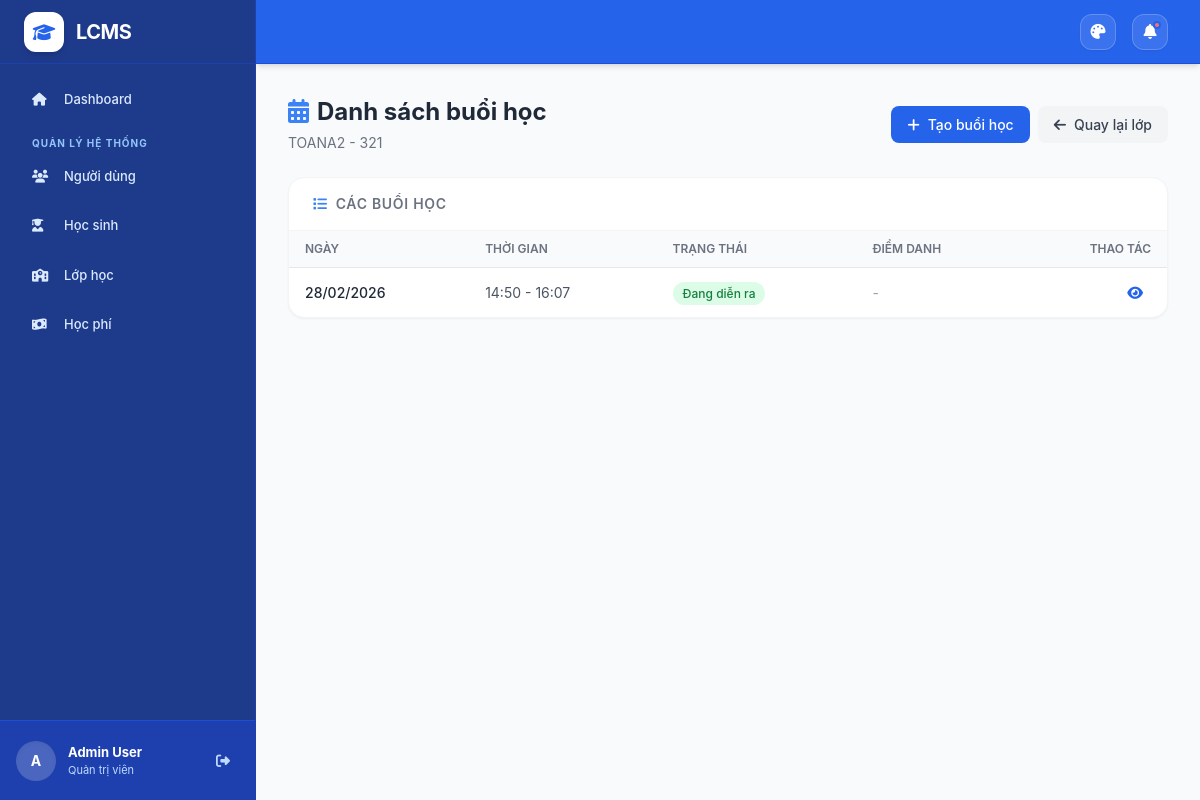
Page /class/2/sessions/ (signed in) on the committed database.
### accounts/models.py (models this page shows, shortened)
class User(AbstractUser):
    ROLE_CHOICES = [
        ("admin", "Quản trị viên"),
        ("teacher", "Giáo viên"),
        ("assistant", "Trợ giảng"),
        ("parent", "Phụ huynh"),
    ]
    GENDER_CHOICES = [
        ("male", "Nam"),
        ("female", "Nữ"),
        ("other", "Khác"),
    ]
    domain = models.CharField(max_length=100, unique=True, blank=True)
    gender = models.CharField(max_length=10, choices=GENDER_CHOICES, blank=True)
    phone = models.CharField(max_length=20, blank=True)
    email = models.EmailField(blank=True)
    role = models.CharField(max_length=20, choices=ROLE_CHOICES, default="teacher")
    class Meta:
        db_table = "users"
        ordering = ["-date_joined"]

### classes/models.py (models this page shows, shortened)
class Class(models.Model):
    class_code = models.CharField(max_length=50, unique=True)
    class_name = models.CharField(max_length=200)
    subject = models.ForeignKey(Subject, on_delete=models.CASCADE, related_name="classes")
    teacher = models.ForeignKey(User, on_delete=models.CASCADE, related_name="teaching_classes", limit_choices_to={"role": "teacher"})
    assistants = models.ManyToManyField(User, related_name="assistant_classes", blank=True, limit_choices_to={"role": "assistant"})
    schedule_days = models.CharField(max_length=50, blank=True, help_text="e.g., '2,4,6' for Mon=1, Sun=7")
    start_time = models.TimeField(null=True, blank=True)
    end_time = models.TimeField(null=True, blank=True)
    room = models.CharField(max_length=100, blank=True)
    max_students = models.IntegerField(default=30)
    is_active = models.BooleanField(default=True)
    created_at = models.DateTimeField(auto_now_add=True)
    class Meta:
        db_table = "classes"
        ordering = ["-created_at"]

### attendance/models.py (models this page shows, shortened)
class ClassSession(models.Model):
    STATUS_CHOICES = [
        ("not_started", "Chưa bắt đầu"),
        ("in_progress", "Đang diễn ra"),
        ("ended", "Đã kết thúc"),
    ]
    class_enrolled = models.ForeignKey(Class, on_delete=models.CASCADE, related_name="sessions")
    teacher = models.ForeignKey(User, on_delete=models.CASCADE, related_name="class_sessions")
    scheduled_date = models.DateField()
    scheduled_start = models.TimeField()
    scheduled_end = models.TimeField()
    actual_start = models.DateTimeField(null=True, blank=True)
    actual_end = models.DateTimeField(null=True, blank=True)
    status = models.CharField(max_length=20, choices=STATUS_CHOICES, default="not_started")
    notes = models.TextField(blank=True)
    created_at = models.DateTimeField(auto_now_add=True)
    class Meta:
        db_table = "class_sessions"
        ordering = ["-scheduled_date", "-scheduled_start"]

### attendance/views.py (the view)
# urls.py: path('class/<int:class_id>/sessions/', views.session_list, name='session_list'),
@login_required
def session_list(request, class_id):
    class_obj = get_object_or_404(Class, id=class_id)
    sessions = class_obj.sessions.all().order_by('-scheduled_date', '-scheduled_start')
    return render(request, 'attendance/session_list.html', {
        'class_obj': class_obj,
        'sessions': sessions,
    })

### templates/attendance/session_list.html (shortened to what this page needs)
{% extends 'base.html' %}
{% block content %}
<div class="fade-in">
    <div class="flex flex-col sm:flex-row sm:items-center sm:justify-between gap-4 mb-6">
        <div>
            <h1 class="text-2xl font-bold text-gray-800">
                <i class="fas fa-calendar-alt text-blue-500 mr-2"></i>Danh sách buổi học
            </h1>
            <p class="text-gray-500 mt-1">{{ class_obj.class_code }} - {{ class_obj.class_name }}</p>
        </div>
        <div class="flex gap-2">
            <a href="{% url 'attendance:session_create' class_obj.id %}"
               hx-get="{% url 'attendance:session_create' class_obj.id %}"
               hx-target="#main-content" hx-select="#main-content" hx-swap="outerHTML"
               hx-push-url="true"
               class="btn-primary inline-flex items-center gap-2">
                <i class="fas fa-plus"></i> Tạo buổi học
            </a>
            <a href="{% url 'classes:detail' class_obj.id %}"
               hx-get="{% url 'classes:detail' class_obj.id %}"
               hx-target="#main-content" hx-select="#main-content" hx-swap="outerHTML"
               hx-push-url="true"
               class="btn-secondary inline-flex items-center gap-2">
                <i class="fas fa-arrow-left"></i> Quay lại lớp
            </a>
        </div>
    </div>
    <div class="card overflow-hidden">
        <div class="px-6 py-4 border-b border-gray-100">
            <h3 class="text-sm font-semibold text-gray-500 uppercase tracking-wider">
                <i class="fas fa-list mr-2 text-primary-500"></i>Các buổi học
            </h3>
        </div>
        {% if sessions %}
        <div class="overflow-x-auto">
            <table class="w-full">
                <thead class="bg-gray-50 border-b border-gray-200">
                    <tr>
                        <th class="px-4 py-2.5 text-left text-xs font-semibold text-gray-500 uppercase">Ngày</th>
                        <th class="px-4 py-2.5 text-left text-xs font-semibold text-gray-500 uppercase">Thời gian</th>
                        <th class="px-4 py-2.5 text-left text-xs font-semibold text-gray-500 uppercase">Trạng thái</th>
                        <th class="px-4 py-2.5 text-left text-xs font-semibold text-gray-500 uppercase">Điểm danh</th>
                        <th class="px-4 py-2.5 text-right text-xs font-semibold text-gray-500 uppercase">Thao tác</th>
                    </tr>
                </thead>
                <tbody class="divide-y divide-gray-100">
                    {% for session in sessions %}
                    <tr class="hover:bg-gray-50 transition-colors">
                        <td class="px-4 py-1.5 font-medium text-gray-800">{{ session.scheduled_date|date:"d/m/Y" }}</td>
                        <td class="px-4 py-1.5 text-sm text-gray-600">{{ session.scheduled_start|time:"H:i" }} - {{ session.scheduled_end|time:"H:i" }}</td>
                        <td class="px-4 py-1.5">
                            {% if session.status == 'not_started' %}
                            <span class="px-2.5 py-1 rounded-full text-xs font-medium bg-gray-100 text-gray-700">Chưa bắt đầu</span>
                            {% elif session.status == 'in_progress' %}
                            <span class="px-2.5 py-1 rounded-full text-xs font-medium bg-green-100 text-green-700">Đang diễn ra</span>
                            {% else %}
                            <span class="px-2.5 py-1 rounded-full text-xs font-medium bg-red-100 text-red-700">Đã kết thúc</span>
                            {% endif %}
                        </td>
                        <td class="px-4 py-1.5 text-sm">
                            {% if session.status == 'ended' %}
                            {% with session.attendances.all as atts %}
                            {% with atts|length as total %}
                            {% with atts|dictsort:"status"|first as first_att %}
                            {% if first_att.status == 'not_marked' %}
                            <span class="text-amber-600 font-medium"><i class="fas fa-exclamation-triangle mr-1"></i> Chưa điểm danh đầy đủ</span>
                            {% else %}
                            <span class="text-green-600 font-medium"><i class="fas fa-check mr-1"></i> Đã điểm danh</span>
                            {% endif %}
                            {% endwith %}
                            {% endwith %}
                            {% endwith %}
                            {% else %}
                            <span class="text-gray-400">-</span>
                            {% endif %}
                        </td>
                        <td class="px-4 py-1.5 text-right">
                            <a href="{% url 'attendance:session_detail' session.id %}"
                               hx-get="{% url 'attendance:session_detail' session.id %}"
                               hx-target="#main-content" hx-select="#main-content" hx-swap="outerHTML"
                               hx-push-url="true"
                               class="p-2 text-primary-600 hover:bg-primary-50 rounded-lg transition-colors inline-block" title="Xem">
                                <i class="fas fa-eye"></i>
                            </a>
                        </td>
                    </tr>
                    {% endfor %}
                </tbody>
            </table>
        </div>
        {% endif %}
    </div>
</div>
{% endblock %}

### templates/base.html (shortened to what this page needs)
<!DOCTYPE html>
<html lang="vi" class="h-full">
<head>
    <script src="https://cdn.tailwindcss.com"></script>
    <link rel="stylesheet" href="https://cdnjs.cloudflare.com/ajax/libs/font-awesome/6.4.0/css/all.min.css">
</head>
<body class="h-full bg-gray-50 text-gray-800 text-[14px]" x-data="appData()">
    {% if user.is_authenticated %}
    <div class="h-full flex overflow-hidden">
        <aside
            class="fixed inset-y-0 left-0 z-50 w-64 bg-primary-900 border-r border-primary-800 transform transition-transform duration-300 lg:translate-x-0 flex flex-col"
            :class="sidebarOpen ? 'translate-x-0' : '-translate-x-full'"
        >
            <div class="h-16 flex items-center gap-3 px-6 border-b border-primary-800 bg-primary-900">
                <div class="w-10 h-10 bg-white rounded-xl flex items-center justify-center shadow-md">
                    <i class="fas fa-graduation-cap text-primary-600 text-lg"></i>
                </div>
                <span class="text-white text-xl font-bold tracking-tight">LCMS</span>
            </div>
            <nav class="flex-1 overflow-y-auto p-4 custom-scrollbar">
                <div class="sidebar-group">
                    <div class="space-y-2.5">
                        <a href="{% url 'dashboard' %}"
                           class="sidebar-link {% if request.resolver_match.url_name == 'dashboard' %}active{% endif %}"
                           hx-get="{% url 'dashboard' %}"
                           hx-target="#main-content" hx-select="#main-content" hx-swap="outerHTML"
                           hx-push-url="true">
                            <i class="fas fa-home w-5"></i>
                            <span>Dashboard</span>
                        </a>
                    </div>
                </div>
                {% if user.role == 'admin' %}
                <div class="sidebar-group">
                    <div class="sidebar-group-title">Quản lý hệ thống</div>
                    <div class="space-y-2.5">
                        <a href="{% url 'users:list' %}"
                           class="sidebar-link {% if 'users' in request.path %}active{% endif %}"
                           hx-get="{% url 'users:list' %}"
                           hx-target="#main-content" hx-select="#main-content" hx-swap="outerHTML"
                           hx-push-url="true">
                            <i class="fas fa-users w-5"></i>
                            <span>Người dùng</span>
                        </a>
                        <a href="{% url 'students:list' %}"
                           class="sidebar-link {% if 'students' in request.path and 'my-children' not in request.path %}active{% endif %}"
                           hx-get="{% url 'students:list' %}"
                           hx-target="#main-content" hx-select="#main-content" hx-swap="outerHTML"
                           hx-push-url="true">
                            <i class="fas fa-user-graduate w-5"></i>
                            <span>Học sinh</span>
                        </a>
                        <a href="{% url 'classes:list' %}"
                           class="sidebar-link {% if request.path == '/classes/' %}active{% endif %}"
                           hx-get="{% url 'classes:list' %}"
                           hx-target="#main-content" hx-select="#main-content" hx-swap="outerHTML"
                           hx-push-url="true">
                            <i class="fas fa-school w-5"></i>
                            <span>Lớp học</span>
                        </a>
                        <a href="{% url 'payments:tuition_list' %}"
                           class="sidebar-link {% if 'tuitions' in request.path %}active{% endif %}"
                           hx-get="{% url 'payments:tuition_list' %}"
                           hx-target="#main-content" hx-select="#main-content" hx-swap="outerHTML"
                           hx-push-url="true">
                            <i class="fas fa-money-bill-wave w-5"></i>
                            <span>Học phí</span>
                        </a>
                    </div>
                </div>
                {% endif %}
            </nav>
            <div class="h-20 bg-primary-800 border-t border-primary-700 px-4 flex items-center gap-3">
                <div class="w-10 h-10 bg-white/20 text-white rounded-full flex items-center justify-center font-bold shadow-inner">
                    {{ user.first_name|default:user.username|make_list|first|upper }}
                </div>
                <div class="flex-1 min-w-0">
                    <p class="text-[13px] font-bold text-white truncate">{{ user.get_full_name|default:user.username }}</p>
                    <p class="text-[11px] text-primary-200 truncate">
                        {% if user.role == 'admin' %}Quản trị viên
                        {% elif user.role == 'teacher' %}Giáo viên
                        {% elif user.role == 'assistant' %}Trợ giảng
                        {% else %}Phụ huynh{% endif %}
                    </p>
                </div>
                <a href="{% url 'logout' %}" class="w-8 h-8 flex items-center justify-center rounded-lg text-primary-200 hover:text-white hover:bg-white/10 transition-colors" title="Đăng xuất">
                    <i class="fas fa-sign-out-alt"></i>
                </a>
            </div>
        </aside>
        <div class="flex-1 lg:ml-64 flex flex-col h-screen overflow-hidden">
            <header class="h-16 bg-primary-600 border-b border-primary-700 flex items-center justify-between px-4 lg:px-8 shrink-0 z-30 shadow-md">
                <div class="flex items-center gap-4">
                    <div class="relative" x-data="{ open: false }">
                        <button
                            @click="open = !open"
                            class="w-9 h-9 rounded-xl bg-white/10 border border-white/20 flex items-center justify-center text-white hover:bg-white/20 transition-colors shadow-sm"
                            title="Màu giao diện"
                        >
                            <i class="fas fa-palette text-[15px]"></i>
                        </button>
                    </div>
                    <button class="relative w-9 h-9 rounded-xl bg-white/10 border border-white/20 flex items-center justify-center text-white hover:bg-white/20 transition-colors shadow-sm">
                        <i class="fas fa-bell text-[15px]"></i>
                        <span class="absolute top-[6px] right-[6px] w-[8px] h-[8px] bg-red-400 border-2 border-primary-600 rounded-full"></span>
                    </button>
                </div>
            </header>
            <main id="main-content" class="flex-1 overflow-y-auto bg-gray-50 p-4 lg:p-8 custom-scrollbar">
                {% block content %}{% endblock %}
            </main>
        </div>
    </div>
    {% else %}
    {% block login_content %}{% endblock %}
    {% endif %}
</body>
</html>

### rows in the picture
User: first_name|make_list "A", get_full_name "Admin User"
Class: class_code "TOANA2", class_name "321"
ClassSession: scheduled_date "28/02/2026", scheduled_start "14:50", scheduled_end "16:07", status "Đang diễn ra"
